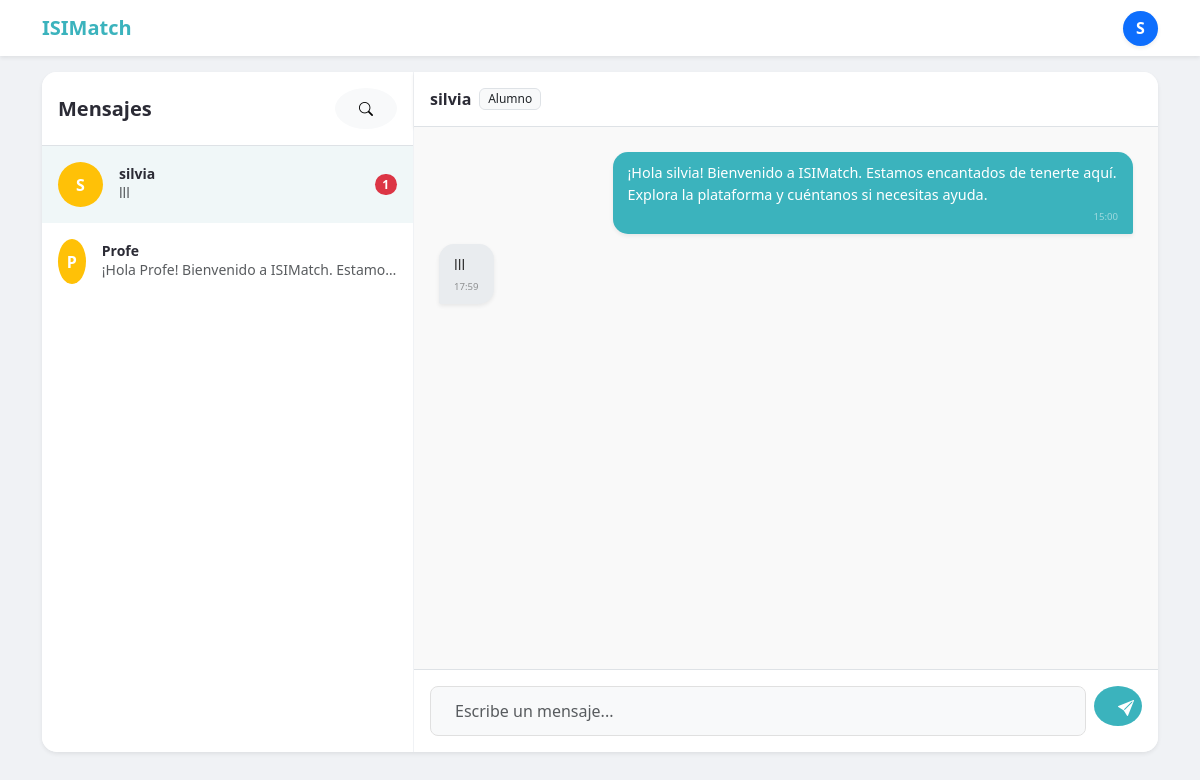
The page /VIEWS/mensajes.php?con=2 (signed in) on the database its author committed.
### tables this page shows
CREATE TABLE `usuarios` (
  `id` int(11) NOT NULL,
  `nombre` varchar(50) NOT NULL,
  `apellidos` varchar(50) NOT NULL,
  `email` varchar(100) NOT NULL,
  `password_hash` varchar(255) NOT NULL,
  `telefono` varchar(20) DEFAULT NULL,
  `rol` enum('alumno','profesor') NOT NULL,
  `anio_nacimiento` int(11) DEFAULT NULL,
  `fecha_registro` timestamp NOT NULL DEFAULT current_timestamp()
);

CREATE TABLE `mensajes` (
  `id` int(11) NOT NULL,
  `remitente_id` int(11) NOT NULL,
  `destinatario_id` int(11) NOT NULL,
  `contenido` text NOT NULL,
  `leido` tinyint(1) DEFAULT 0,
  `fecha_envio` timestamp NOT NULL DEFAULT current_timestamp()
);

### VIEWS/mensajes.php (the view, shortened to what this page needs)
<?php
include '../PHP/conexion.php';
$mi_id = $_SESSION['usuario_id'];
$nombre_usuario = htmlspecialchars($_SESSION['nombre']);
$inicial_mia = strtoupper(substr($nombre_usuario, 0, 1));
$sql_contactos = "SELECT
                    u.id AS contacto_id,
                    u.nombre,
                    u.apellidos,
                    u.rol,
                    (SELECT contenido FROM mensajes
                     WHERE (remitente_id = u.id AND destinatario_id = '$mi_id')
                        OR (remitente_id = '$mi_id' AND destinatario_id = u.id)
                     ORDER BY fecha_envio DESC LIMIT 1) AS ultimo_msj,
                    (SELECT COUNT(*) FROM mensajes
                     WHERE remitente_id = u.id AND destinatario_id = '$mi_id' AND leido = 0) AS no_leidos
                  FROM usuarios u
                  WHERE u.id IN (
                      SELECT DISTINCT CASE WHEN remitente_id = '$mi_id' THEN destinatario_id ELSE remitente_id END
                      FROM mensajes WHERE remitente_id = '$mi_id' OR destinatario_id = '$mi_id'
                  )";
$res_contactos = $conn->query($sql_contactos);
$chat_con = isset($_GET['con']) ? $conn->real_escape_string($_GET['con']) : null;
$mensajes_chat = [];
if ($chat_con) {
    $conn->query("UPDATE mensajes SET leido = 1 WHERE remitente_id = '$chat_con' AND destinatario_id = '$mi_id'");
    $sql_chat = "SELECT * FROM mensajes
                 WHERE (remitente_id = '$mi_id' AND destinatario_id = '$chat_con')
                    OR (remitente_id = '$chat_con' AND destinatario_id = '$mi_id')
                 ORDER BY fecha_envio ASC";
    $res_chat = $conn->query($sql_chat);
    while($row = $res_chat->fetch_assoc()){
        $mensajes_chat[] = $row;
    }
    $info_contacto = $conn->query("SELECT nombre, apellidos, rol FROM usuarios WHERE id = '$chat_con'")->fetch_assoc();
}
?>
<!DOCTYPE html>
<html lang="es">
<head>
    <link href="https://cdn.jsdelivr.net/npm/bootstrap@5.3.0/dist/css/bootstrap.min.css" rel="stylesheet">
    <link rel="stylesheet" href="https://cdn.jsdelivr.net/npm/bootstrap-icons@1.10.0/font/bootstrap-icons.css">
    <link rel="stylesheet" href="../CSS/style.css">
</head>
<body>
<nav class="navbar navbar-expand-lg bg-white shadow-sm sticky-top mb-3">
  <div class="container">
    <a class="navbar-brand fw-bold text-primary-custom" href="dashboard-alumno.php">ISIMatch</a>
    <div class="ms-auto d-flex align-items-center gap-3">
        <div class="dropdown">
            <div class="rounded-circle bg-primary text-white d-flex align-items-center justify-content-center fw-bold shadow-sm" style="width:35px; height:35px; cursor:pointer;" data-bs-toggle="dropdown">
                <?php echo $inicial_mia; ?>
            </div>
        </div>
    </div>
  </div>
</nav>
<div class="container flex-grow-1">
    <div class="row chat-container shadow-sm g-0">
        <div class="col-md-4 contacts-column bg-white">
            <div class="p-3 border-bottom d-flex justify-content-between align-items-center">
                <h5 class="fw-bold mb-0">Mensajes</h5>
                <a href="catalogo.php" class="btn btn-light btn-sm rounded-circle"><i class="bi bi-search"></i></a>
            </div>
            <div class="list-group list-group-flush">
                <?php if($res_contactos && $res_contactos->num_rows > 0): ?>
                    <?php while($c = $res_contactos->fetch_assoc()): ?>
                        <a href="mensajes.php?con=<?php echo $c['contacto_id']; ?>"
                           class="list-group-item list-group-item-action contact-item border-0 p-3 <?php echo ($chat_con == $c['contacto_id']) ? 'active' : ''; ?>">
                            <div class="d-flex align-items-center gap-3">
                                <div class="rounded-circle bg-warning text-white d-flex align-items-center justify-content-center fw-bold" style="width:45px; height:45px;">
                                    <?php echo strtoupper(substr($c['nombre'], 0, 1)); ?>
                                </div>
                                <div class="flex-grow-1 overflow-hidden">
                                    <h6 class="mb-0 small fw-bold"><?php echo htmlspecialchars($c['nombre']); ?></h6>
                                    <small class="text-muted text-truncate d-block small"><?php echo htmlspecialchars($c['ultimo_msj'] ?? 'Enviado recientemente'); ?></small>
                                </div>
                                <?php if($c['no_leidos'] > 0): ?>
                                    <span class="badge rounded-pill bg-danger"><?php echo $c['no_leidos']; ?></span>
                                <?php endif; ?>
                            </div>
                        </a>
                    <?php endwhile; ?>
                <?php else: ?>
                    <p class="text-center text-muted p-4 small">No tienes conversaciones activas.</p>
                <?php endif; ?>
            </div>
        </div>
        <div class="col-md-8 d-flex flex-column bg-white">
            <?php if($chat_con): ?>
                <div class="p-3 border-bottom d-flex align-items-center justify-content-between shadow-sm">
                    <div class="d-flex align-items-center gap-2">
                        <h6 class="mb-0 fw-bold"><?php echo htmlspecialchars($info_contacto['nombre'] . " " . $info_contacto['apellidos']); ?></h6>
                        <span class="badge bg-light text-dark border small fw-normal"><?php echo ucfirst($info_contacto['rol']); ?></span>
                    </div>
                </div>
                <div class="messages-area d-flex flex-column" id="chatBox">
                    <?php foreach($mensajes_chat as $m): ?>
                        <div class="msg-bubble shadow-sm <?php echo ($m['remitente_id'] == $mi_id) ? 'msg-me' : 'msg-them'; ?>">
                            <?php echo htmlspecialchars($m['contenido']); ?>
                            <div class="small opacity-50 mt-1" style="font-size: 0.6rem; text-align: right;">
                                <?php echo date('H:i', strtotime($m['fecha_envio'])); ?>
                            </div>
                        </div>
                    <?php endforeach; ?>
                </div>
                <form action="../PHP/mensaje_privado.php" method="POST" class="p-3 border-top">
                    <div class="input-group">
                        <input type="text" name="contenido" class="form-control border-0 bg-light rounded-pill px-4" placeholder="Escribe un mensaje..." required autocomplete="off">
                        <button type="submit" class="btn btn-primary-custom rounded-circle ms-2" style="width:40px; height:40px;"><i class="bi bi-send-fill"></i></button>
                    </div>
                </form>
            <?php endif; ?>
        </div>
    </div>
</div>
</body>
</html>

### CSS/style.css (style rules this page uses)
:root { --primary-color: #3bb3bd; --primary-hover: #2da1ab; --secondary-color: #ffc947; --text-dark: #2b2b35; --text-muted: #6f757b; --bg-light: #f5f7f9; --white: #ffffff; --shadow-sm: 0 2px 8px rgba(0, 0, 0, 0.08); --shadow-md: 0 4px 16px rgba(0, 0, 0, 0.12); --radius: 12px; }
body { font-family: "Segoe UI", Roboto, Helvetica, Arial, sans-serif; color: var(--text-dark); background-color: var(--bg-light); }
h1, h2, h3, h4, h5, h6 { font-weight: 700; color: var(--text-dark); }
.text-primary-custom { color: var(--primary-color); }
.btn { border-radius: 8px; font-weight: 600; padding: 10px 24px; transition: all 0.3s ease; border: none; }
.btn-primary-custom { background-color: var(--primary-color); color: white; }
.form-control, .form-select { border-radius: 8px !important; border: 1px solid #e0e0e0 !important; padding: 12px; }
.navbar { background-color: var(--white) !important; box-shadow: 0 2px 4px rgba(0, 0, 0, 0.05); }

### VIEWS/mensajes.php (style rules this page uses)
body { background-color: #f0f2f5; height: 100vh; display: flex; flex-direction: column; }
.chat-container { height: calc(100vh - 120px); background: white; border-radius: 15px; overflow: hidden; }
.contacts-column { border-right: 1px solid #f0f2f5; overflow-y: auto; }
.messages-area { flex-grow: 1; overflow-y: auto; padding: 25px; background-color: #f9f9f9; }
.msg-bubble { max-width: 75%; padding: 10px 15px; border-radius: 15px; margin-bottom: 10px; font-size: 0.9rem; }
.msg-me { background: #3bb3bd; color: white; align-self: flex-end; border-bottom-right-radius: 2px; }
.msg-them { background: #e9ecef; color: #333; align-self: flex-start; border-bottom-left-radius: 2px; }
.contact-item.active { background-color: #f0f7f8 !important; border-left: 4px solid #3bb3bd; }

### rows shown on the page
usuarios: nombre "S", nombre "silvia", ultimo_msj "lll", no_leidos "1", nombre+apellidos "silvia", rol "Alumno"
usuarios: nombre "P", nombre "Profe", ultimo_msj "¡Hola Profe! Bienvenido a ISIMatch. Estamo…"
mensajes: contenido "¡Hola silvia! Bienvenido a ISIMatch. Estamos encantados de tenerte aquí. Explora la plataforma y cuéntanos si necesitas ayuda.", fecha_envio "15:00"
mensajes: contenido "lll", fecha_envio "17:59"

### other values the page prints
$inicial_mia "S"
